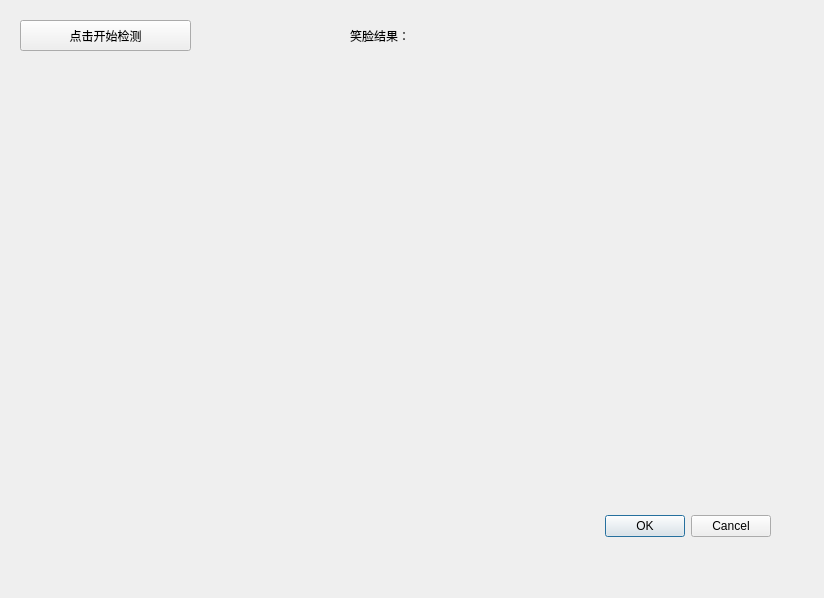
<?xml version="1.0" encoding="UTF-8"?>
<ui version="4.0">
 <class>FaceCk</class>
 <widget class="QDialog" name="FaceCk">
  <property name="geometry">
   <rect>
    <x>0</x>
    <y>0</y>
    <width>824</width>
    <height>598</height>
   </rect>
  </property>
  <property name="windowTitle">
   <string>Dialog</string>
  </property>
  <widget class="QDialogButtonBox" name="buttonBox">
   <property name="geometry">
    <rect>
     <x>150</x>
     <y>510</y>
     <width>621</width>
     <height>32</height>
    </rect>
   </property>
   <property name="orientation">
    <enum>Qt::Horizontal</enum>
   </property>
   <property name="standardButtons">
    <set>QDialogButtonBox::Cancel|QDialogButtonBox::Ok</set>
   </property>
  </widget>
  <widget class="QPushButton" name="pushButton">
   <property name="geometry">
    <rect>
     <x>20</x>
     <y>20</y>
     <width>171</width>
     <height>31</height>
    </rect>
   </property>
   <property name="text">
    <string>点击开始检测</string>
   </property>
  </widget>
  <widget class="QLabel" name="label">
   <property name="geometry">
    <rect>
     <x>80</x>
     <y>120</y>
     <width>531</width>
     <height>171</height>
    </rect>
   </property>
   <property name="text">
    <string/>
   </property>
  </widget>
  <widget class="QLabel" name="label_2">
   <property name="geometry">
    <rect>
     <x>350</x>
     <y>15</y>
     <width>251</width>
     <height>41</height>
    </rect>
   </property>
   <property name="text">
    <string>笑脸结果：</string>
   </property>
  </widget>
 </widget>
 <resources/>
 <connections>
  <connection>
   <sender>buttonBox</sender>
   <signal>accepted()</signal>
   <receiver>FaceCk</receiver>
   <slot>accept()</slot>
   <hints>
    <hint type="sourcelabel">
     <x>248</x>
     <y>254</y>
    </hint>
    <hint type="destinationlabel">
     <x>157</x>
     <y>274</y>
    </hint>
   </hints>
  </connection>
  <connection>
   <sender>buttonBox</sender>
   <signal>rejected()</signal>
   <receiver>FaceCk</receiver>
   <slot>reject()</slot>
   <hints>
    <hint type="sourcelabel">
     <x>316</x>
     <y>260</y>
    </hint>
    <hint type="destinationlabel">
     <x>286</x>
     <y>274</y>
    </hint>
   </hints>
  </connection>
 </connections>
</ui>
